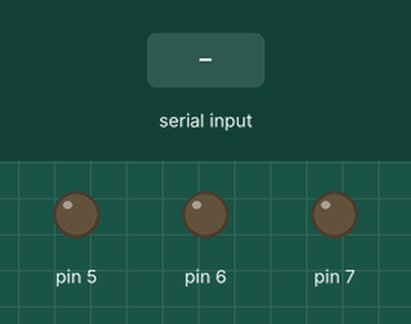
Recording of a sketch running on a simulated Arduino Uno, built with avr-gcc and run on an emulated ATmega328P. On the bench: output pins drawn as LEDs (lit = HIGH). Inputs (shaded band) come from the test bench.

Above: at 1.2 s.
1.3 s: "1" received over Serial
At 2.3 s:
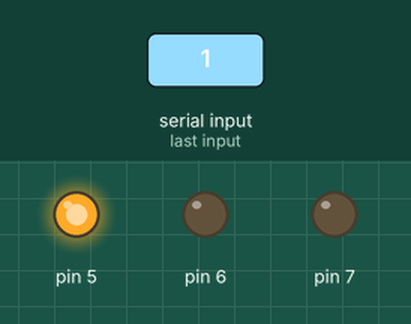
3.5 s: "2" received over Serial
At 5.0 s:
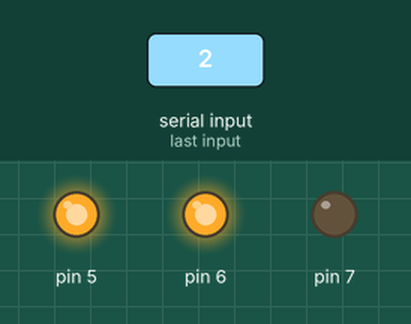
5.5 s: "3" received over Serial
At 6.5 s:
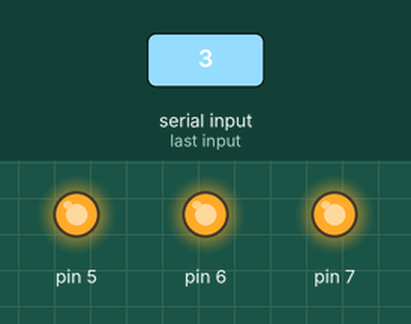
7.5 s: "A" received over Serial
At 9.2 s:
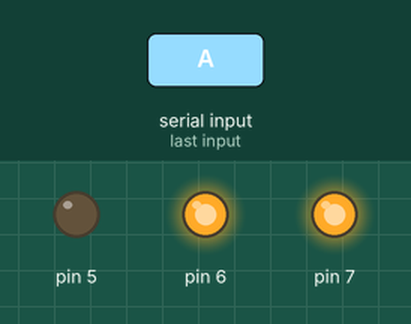
9.5 s: "B" received over Serial
At 10.8 s:
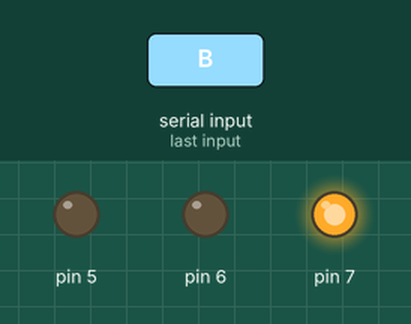
11.5 s: "C" received over Serial
At 12.3 s:
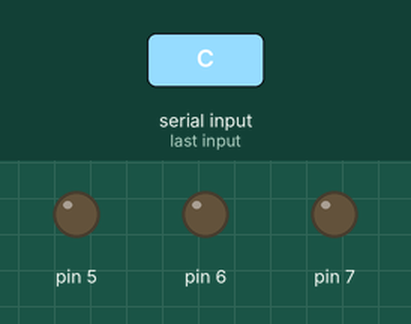
Timing chart, 0 to 14.5 s (numbered marks = the images above; inputs shaded):
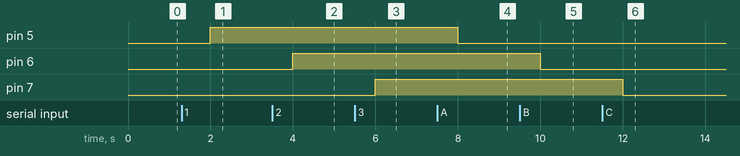

The sketch:

BLUETOOTH.ino
```cpp
void setup() {

  Serial.begin(9600);
  pinMode(5,OUTPUT);
  pinMode(6,OUTPUT);
  pinMode(7,OUTPUT);
}

void loop() {

  char c = Serial.read();
  if(c == '1') digitalWrite(5,HIGH);
  if(c == '2') digitalWrite(6,HIGH);
  if(c == '3') digitalWrite(7,HIGH);

  if(c == 'A') digitalWrite(5,LOW);
  if(c == 'B') digitalWrite(6,LOW);
  if(c == 'C') digitalWrite(7,LOW);

  delay(1000);

}
```

Measured:
- after the input at 1.3 s, pin 5: LOW → HIGH after 0.70 s
- after the input at 3.5 s, pin 6: LOW → HIGH after 0.50 s
- after the input at 5.5 s, pin 7: LOW → HIGH after 0.50 s
- after the input at 7.5 s, pin 5: HIGH → LOW after 0.50 s
- after the input at 9.5 s, pin 6: HIGH → LOW after 0.50 s
- after the input at 11.5 s, pin 7: HIGH → LOW after 0.50 s
